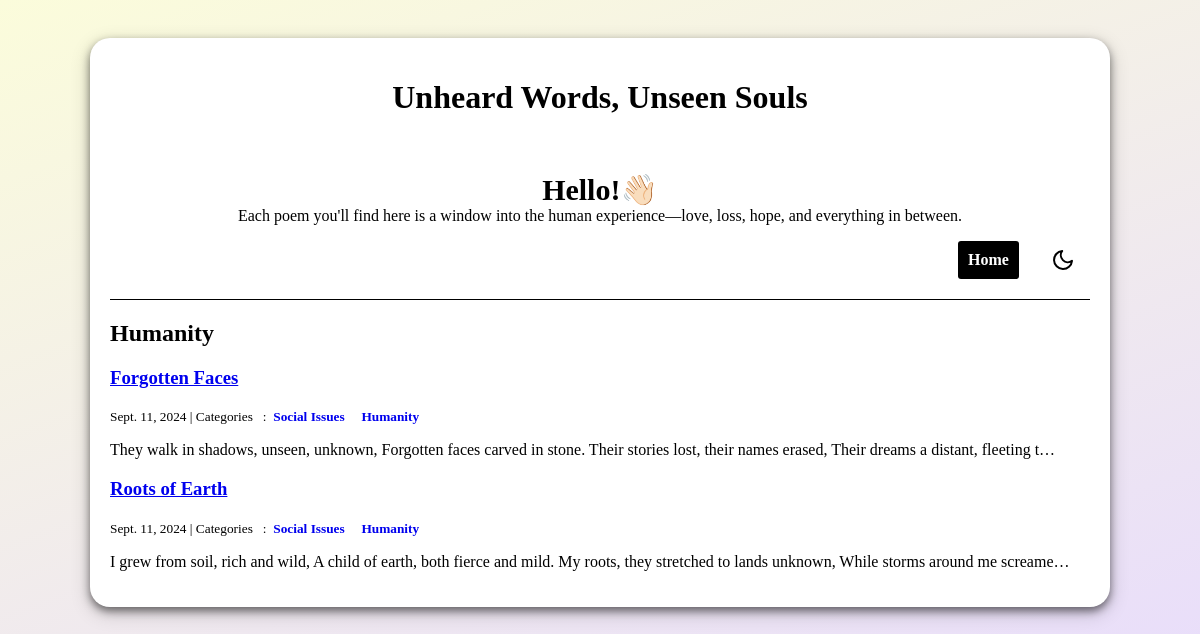
The page /category/Humanity/ on the database its author committed.
### blog/models.py (models this page shows, shortened)
class Category(models.Model):
    name=models.CharField(max_length=30)
    class Meta:
        verbose_name_plural="categories"

class Post(models.Model):
    title=models.CharField(max_length=255)
    body=models.TextField()
    created_on=models.DateTimeField(auto_now_add=True)
    last_modified=models.DateTimeField(auto_now=True)
    categories=models.ManyToManyField("Category",related_name="posts")

### blog/views.py (the view)
# urls.py: path("category/<category>/", views.blog_category, name="blog_category"),
def blog_category(request,category):
    posts=Post.objects.filter(
        categories__name__contains=category).order_by("-created_on")
    context={
        "category":category,
        "posts":posts,
    }
    return render(request,"blog/category.html",context)

### blog/templates/blog/category.html
{% extends "blog/index.html" %}
{% block page_title %}
<h2>{{ category }}</h2>
{% endblock page_title %}

### blog/templates/blog/index.html (shortened to what this page needs)
{% extends "base.html" %}
 {% block page_content %}
 {% block posts %}
 {% for post in posts %}
 <h3><a href="{% url 'blog_detail' post.pk %}">{{ post.title }} </a></h3>
 <small>
    {{ post.created_on.date}} | Categories &nbsp :&nbsp
    {% for category in post.categories.all %}
    <a href="{% url 'blog_category' category.name %}" style="text-decoration:none; font-weight:bold;">
        {{category.name}} &nbsp&nbsp&nbsp
    </a>
    {% endfor %}
</small>
<p>{{ post.body |truncatechars:150 }}</p>
{% endfor %}
{% endblock posts %}
{% endblock page_content %}

### blog/templates/base.html (style rules this page uses)
:root { --bg-color: #F5F7F8; --text-color: black; --card-bg-color: white; --button-bg-color: black; --button-text-color: white; }
body { background-color: var(--bg-color); color: var(--text-color); display: flex; flex-direction: column; margin-left: 5%; margin-right: 5%; background: linear-gradient(-20deg, #e9defa 0%, #fbfcdb 100%); }

### rows shown on the page
Category: name "Humanity"
Post: title "Forgotten Faces", created_on "Sept. 11, 2024", body "They walk in shadows, unseen, unknown, Forgotten faces carved in stone. Their stories lost, their names erased, Their dreams a distant, fleeting t…"
Category: name "Social Issues"
Post: title "Roots of Earth", created_on "Sept. 11, 2024", body "I grew from soil, rich and wild, A child of earth, both fierce and mild. My roots, they stretched to lands unknown, While storms around me screame…"
